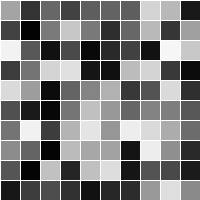
Frame 1 (no input)
Frame 60 (the mouse pressed at the canvas centre just before this capture): identical to frame 1, image omitted
Frame 120 (the mouse held since frame 60 and released just before this capture): identical to frame 1, image omitted

The Processing sketch that drew this single still picture (run headless with seeded random() and noise(); from frame 60 on, the mouse is pressed at the canvas centre):

// Processing sketch: processing_184152
// ── processing_184152.pde

Cell[][] grid;

int cols = 10;
int rows = 10;

void setup() {
  size(200,200);
  frameRate(24);
  
  grid = new Cell[cols][rows];
  for (int i = 0; i < cols; i++) {
    for (int j = 0; j < rows; j++) {
      // Initialize each object
      grid[i][j] = new Cell(i*20,j*20,20,20);
      grid[i][j].display(random(255));
    }
  }
}

void mousePressed(){
  for (int i = 0; i < cols; i++) {
    for (int j = 0; j < rows; j++) {
      float nc = random(255);
      grid[i][j].display(nc);
    }
  }
}


void draw() {
    
}


class Cell {
  
  float c;     //color
  float x,y;   // x,y location
  float w,h;   // width and height

  // Cell Constructor
  Cell(float tempX, float tempY, float tempW, float tempH) {
    x = tempX;
    y = tempY;
    w = tempW;
    h = tempH;
  } 

  void display(float tempc) {
    c = tempc;    
    stroke(255);
    fill(c);
    rect(x,y,w,h); 
  }
}
